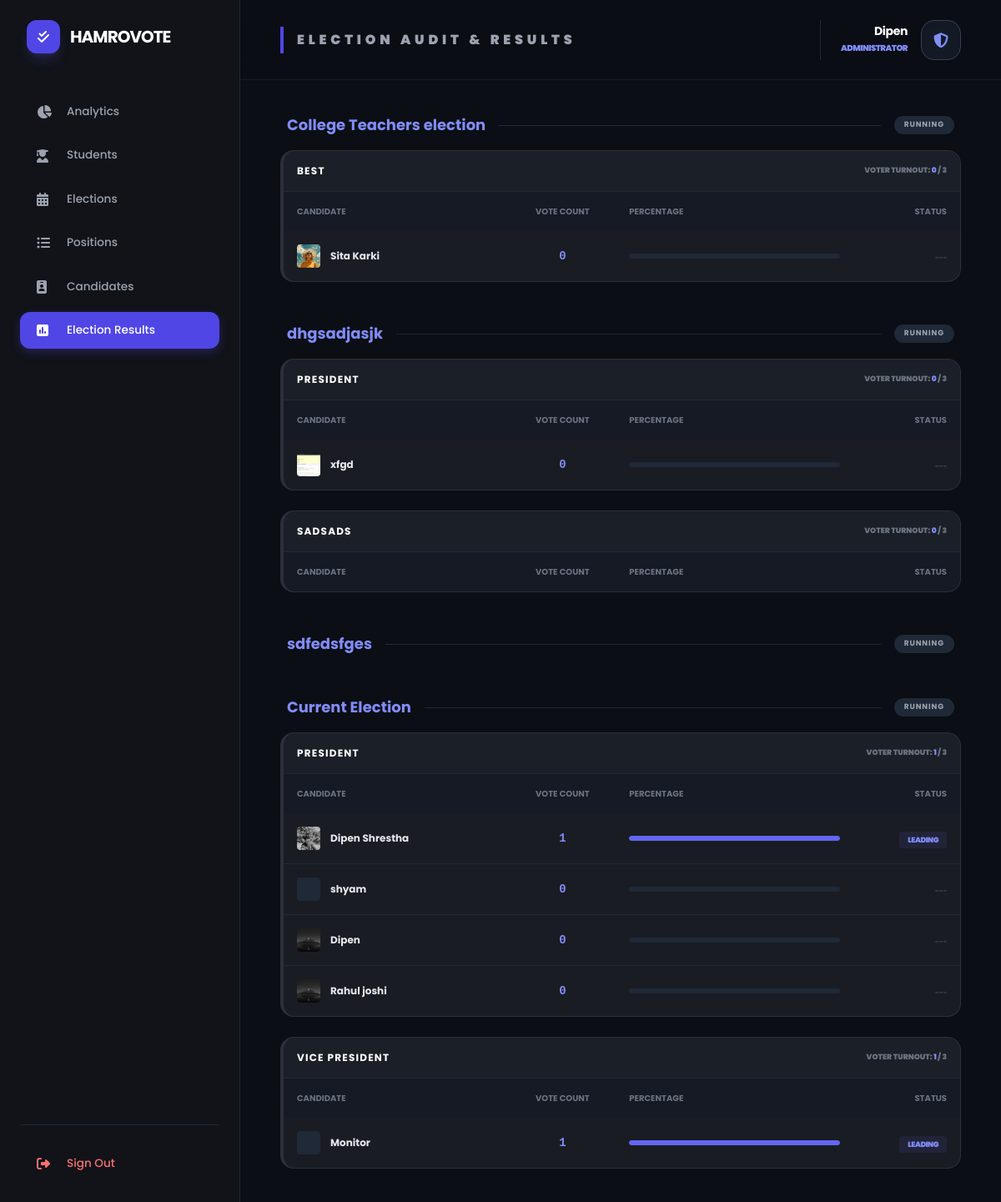
/election-results/ (signed in), run on an earlier commit of the app's database.
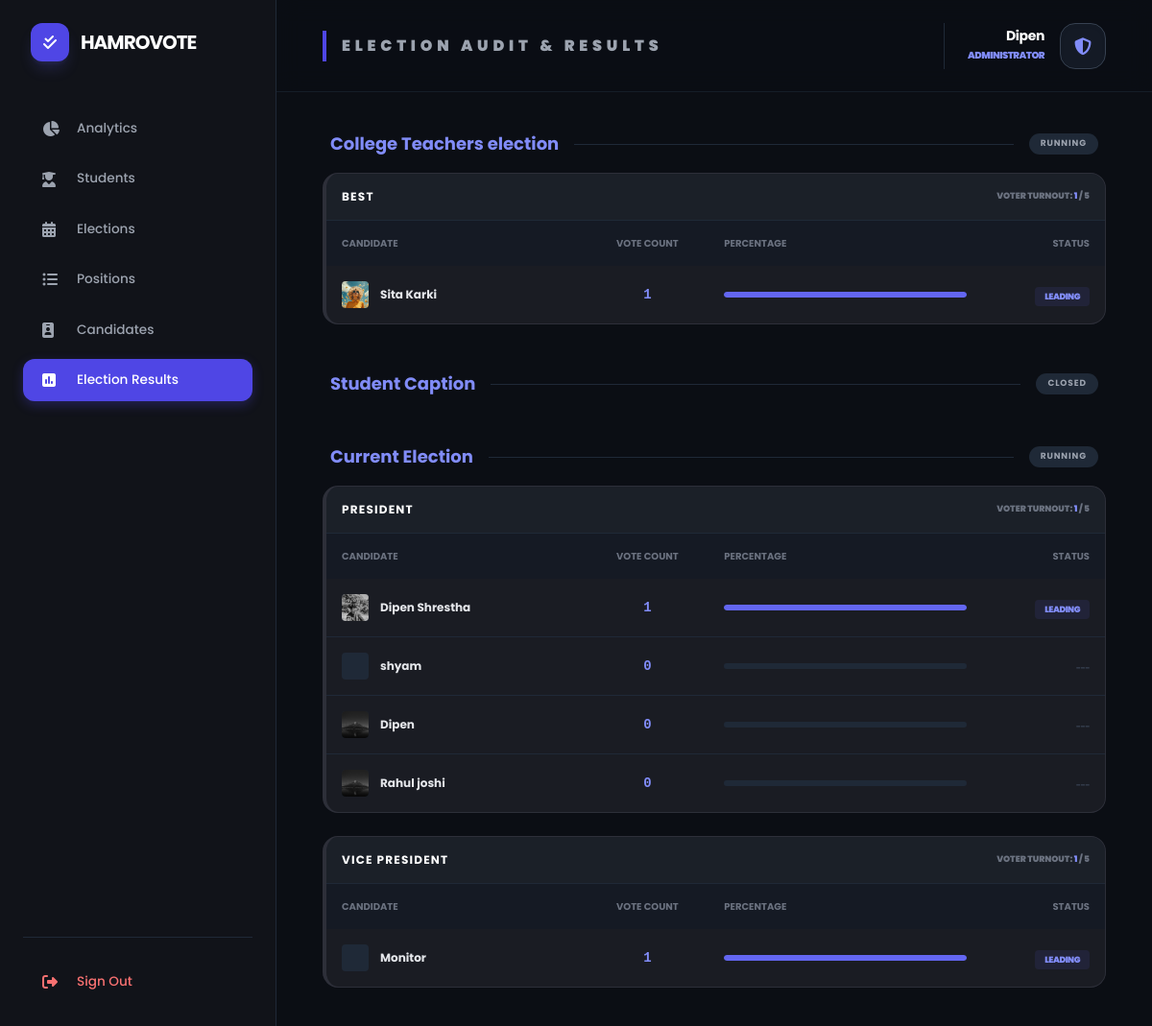
And on a later commit of the database.
### voter/models.py (models this page shows, shortened)
class Election(models.Model):
    title = models.CharField(max_length=200)
    description = models.TextField(blank=True, null=True)
    start_date = models.DateTimeField()
    end_date = models.DateTimeField()
    is_active = models.BooleanField(default=True)
    created_at = models.DateTimeField(auto_now_add=True)
    @property
    def status(self):
        now = timezone.now()
        if not self.is_active:
            return "Disabled"
        if now < self.start_date:
            return "Upcoming"
        elif now > self.end_date:
            return "Closed"
        return "Running"
    class Meta:
        ordering = ['-start_date']

class Position(models.Model):
    election = models.ForeignKey(Election, on_delete=models.CASCADE, related_name='positions')
    title = models.CharField(max_length=100)
    description = models.TextField(blank=True, null=True)
    order = models.IntegerField(default=0)
    class Meta:
        ordering = ['order']

class Candidate(models.Model):
    position = models.ForeignKey(Position, on_delete=models.CASCADE, related_name='candidates')
    name = models.CharField(max_length=100)
    bio = models.TextField()
    manifesto = models.TextField()
    photo = models.ImageField(upload_to='candidates/', blank=True, null=True)
    is_active = models.BooleanField(default=True)
    created_at = models.DateTimeField(auto_now_add=True)

### dashboard/views.py (the view)
# urls.py: path('election-results/', views.election_results, name='admin_results'),
@staff_member_required
def election_results(request):
    elections = Election.objects.all().order_by('-start_date')
    total_students = Student_list.objects.count()
    results_data = []
    for election in elections:
        pos_list = []
        for pos in election.positions.all():
            candidates = Candidate.objects.filter(position=pos).annotate(
                vote_count=Count('anonymousballot')
            ).order_by('-vote_count')
            participation_count = ParticipationLedger.objects.filter(position=pos).count()
            winner = candidates.first() if candidates.exists() and candidates.first().vote_count > 0 else None
            pos_list.append({
                'position': pos,
                'candidates': candidates,
                'turnout': participation_count,
                'winner': winner
            })
        results_data.append({
            'election': election,
            'positions': pos_list
        })
    return render(request, 'admin_results.html', {
        'results_data': results_data,
        'total_students': total_students
    })

### dashboard/templates/admin_results.html (shortened to what the changed rows need)
{% extends 'dashboard/base.html' %}
{% block page_title %}Election Audit & Results{% endblock %}
{% block content %}
<div class="w-full px-2 space-y-12">
    {% for data in results_data %}
    <div class="space-y-4">
        <div class="flex items-center gap-4 px-2">
            <h2 class="text-lg font-bold text-indigo-400">{{ data.election.title }}</h2>
            <div class="h-[1px] flex-1 bg-gray-800"></div>
            <span class="text-[9px] font-bold px-3 py-1 rounded-full bg-gray-800 text-gray-400 uppercase tracking-widest">
                {{ data.election.status }}
            </span>
        </div>
        <div class="space-y-6">
            {% for item in data.positions %}
            <div class="card overflow-hidden border-l-4 {% if data.status == 'closed' %}border-emerald-500{% endif %}">
                <div class="p-4 bg-gray-800/30 flex justify-between items-center border-b border-gray-800">
                    <h3 class="font-bold text-white uppercase tracking-widest text-xs">{{ item.position.title }}</h3>
                    <div class="text-[9px] font-black text-gray-500 uppercase">
                        Voter Turnout: <span class="text-indigo-400">{{ item.turnout }}</span> / {{ total_students }}
                    </div>
                </div>
                <table class="w-full text-left border-collapse table-fixed">
                    <thead class="text-[10px] text-gray-500 uppercase font-black bg-gray-900/50">
                        <tr>
                            <th class="p-4 w-1/3">Candidate</th>
                            <th class="p-4 w-32 text-center">Vote Count</th>
                            <th class="p-4">Percentage</th>
                            <th class="p-4 w-32 text-right">Status</th>
                        </tr>
                    </thead>
                    <tbody class="divide-y divide-gray-800">
                        {% for c in item.candidates %}
                        <tr class="hover:bg-white/5 transition">
                            <td class="p-4 truncate">
                                <div class="flex items-center gap-3">
                                    <div class="w-7 h-7 rounded bg-gray-800 overflow-hidden flex-shrink-0">
                                        {% if c.photo %}<img src="{{ c.photo.url }}" class="w-full h-full object-cover">{% endif %}
                                    </div>
                                    <span class="font-bold text-gray-200 text-xs truncate">{{ c.name }}</span>
                                </div>
                            </td>
                            <td class="p-4 text-center font-mono text-indigo-400 font-black text-sm">
                                {{ c.vote_count }}
                            </td>
                            <td class="p-4">
                                <div class="w-full bg-gray-800 h-1.5 rounded-full overflow-hidden">
                                    <div class="bg-indigo-500 h-full rounded-full" style="width: {% if item.turnout > 0 %}{% widthratio c.vote_count item.turnout 100 %}{% else %}0{% endif %}%"></div>
                                </div>
                            </td>
                            <td class="p-4 text-right">
                                {% if c == item.winner %}
                                    {% if data.election.status == "Closed" %}
                                        <span class="text-[9px] font-black text-emerald-500 bg-emerald-500/10 px-2.5 py-1 rounded uppercase tracking-tighter">Winner</span>
                                    {% else %}
                                        <span class="text-[9px] font-black text-indigo-400 bg-indigo-500/10 px-2.5 py-1 rounded uppercase tracking-tighter">Leading</span>
                                    {% endif %}
                                {% else %}
                                    <span class="text-[9px] font-bold text-gray-700 uppercase tracking-tighter">---</span>
                                {% endif %}
                            </td>
                        </tr>
                        {% endfor %}
                    </tbody>
                </table>
            </div>
            {% endfor %}
        </div>
    </div>
    {% endfor %}
</div>
{% endblock %}

What changed in the data, as far as the page shows it:
removed Election: election "dhgsadjasjk", election.status "RUNNING"
removed Position: position "PRESIDENT", turnout "0", total_students "3", shown under "dhgsadjasjk"
removed Candidate: photo (picture), name "xfgd", vote_count "0", shown under "PRESIDENT"
removed Position: position "SADSADS", turnout "0", total_students "3", shown under "dhgsadjasjk"
removed Election: election "sdfedsfges", election.status "RUNNING"
computed for Position "BEST": turnout "0" → "1"; election "3" → "5"
computed for Candidate "Sita Karki": vote_count "0" → "1"; text "---" → "LEADING"
added Election: election "Student Caption", election.status "CLOSED"
computed for Position "PRESIDENT": total_students "3" → "5"
computed for Position "VICE PRESIDENT": total_students "3" → "5"
